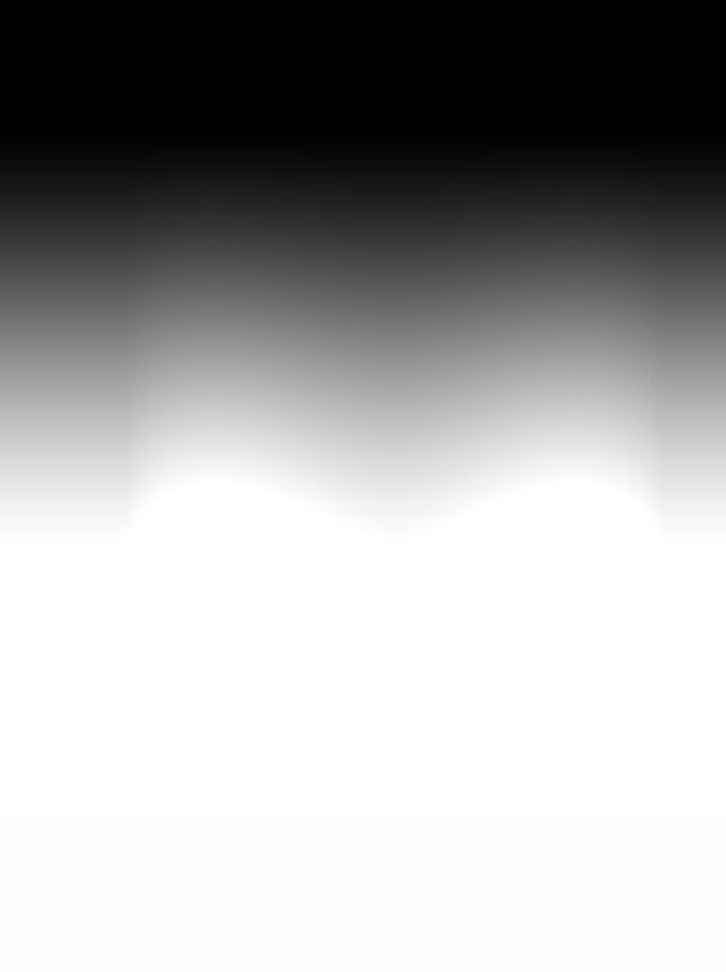
#> input picture dataset/gradients.jpg, 726 x 972 px, shrunk from 1000 x 1338 before the run
$ jupyter execute '013 - image_Thresholding_AdaptiveThresholding.ipynb'
#> lines starting #> are read from the running program, lines starting #| are printed output that depends on the picture; after the words box and inside, x2 and y2 are one past the last pixel; in counts of white or black regions, pixels touching at a corner belong together
[cell 1]
import cv2
import numpy as np
import os
os.chdir(r"C:\Users\aliay\OneDrive\Desktop\py_test\computer vision\dataset")

<B>Global thershold</B>

A global threshold is a fixed threshold value that is applied uniformly to all pixels in an image to separate the image into two regions: foreground and background. The idea is to classify each pixel as part of the object of interest (foreground) or the surrounding area (background) based on its intensity value.

Here's a simple explanation of how global thresholding works:

Threshold Selection: A single threshold value is chosen to divide the pixel intensity values into two categories. Pixels with intensity values below the threshold are considered part of the background, while pixels with intensity values above the threshold are considered part of the foreground.

Binary Image Creation: After determining the threshold, a binary image is generated. In the binary image, pixels assigned to the foreground are typically represented by white, and those assigned to the background are represented by black. The result is a binary image that highlights the object of interest based on the chosen threshold.

The effectiveness of global thresholding depends on the characteristics of the image. If the image has uniform lighting conditions, a distinct contrast between the object and the background, and minimal noise, global thresholding can be a straightforward and effective segmentation technique.

However, as mentioned earlier, global thresholding may not perform well in the presence of varying illumination, uneven backgrounds, noise, or when objects have different sizes and shapes. In such cases, more sophisticated thresholding methods, such as adaptive thresholding or histogram-based methods like Otsu's method, may be employed to account for local variations and optimize the threshold selection for each region of the image.

[cell 2]
img = cv2.imread("gradients.jpg")
#> img is the input picture: shape (972, 726, 3); min 0, max 255, mean 168.6
# (image,threshold,max_value,)
_, th = cv2.threshold(img,55,255,cv2.THRESH_BINARY)   # lower than 55 >>> zero otherwise >> 255
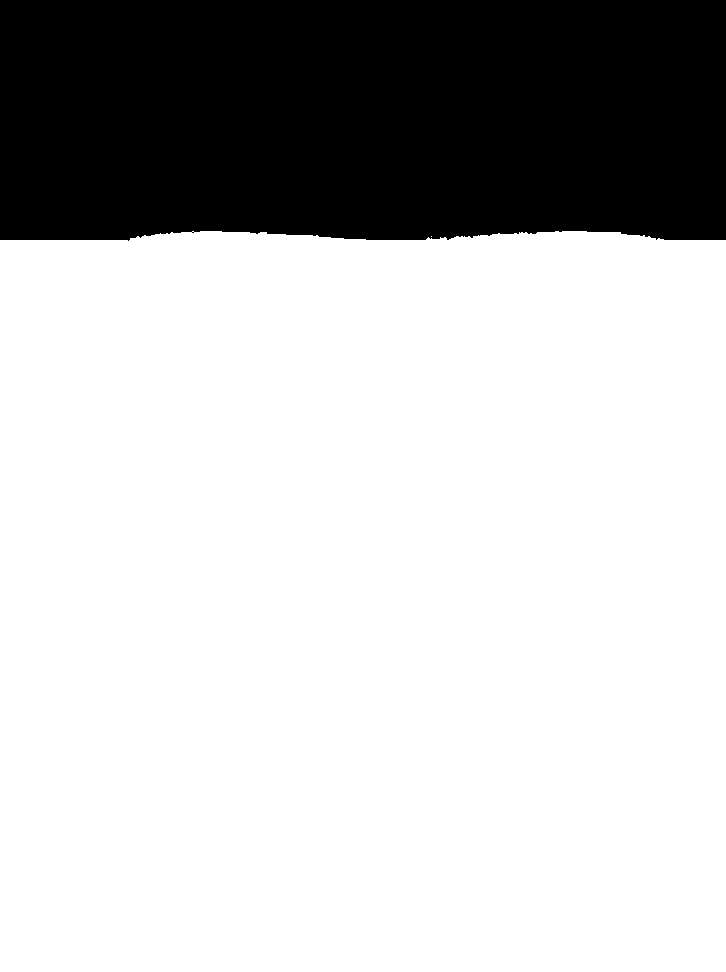
#> th: shape (972, 726, 3); 75.7% white; 1 black region, box (x1, y1, x2, y2) and area: (0, 0, 726, 241) 171573
_, th2 = cv2.threshold(img,200,255,cv2.THRESH_BINARY_INV)   #lower 200 >> white otherwsie >> 0
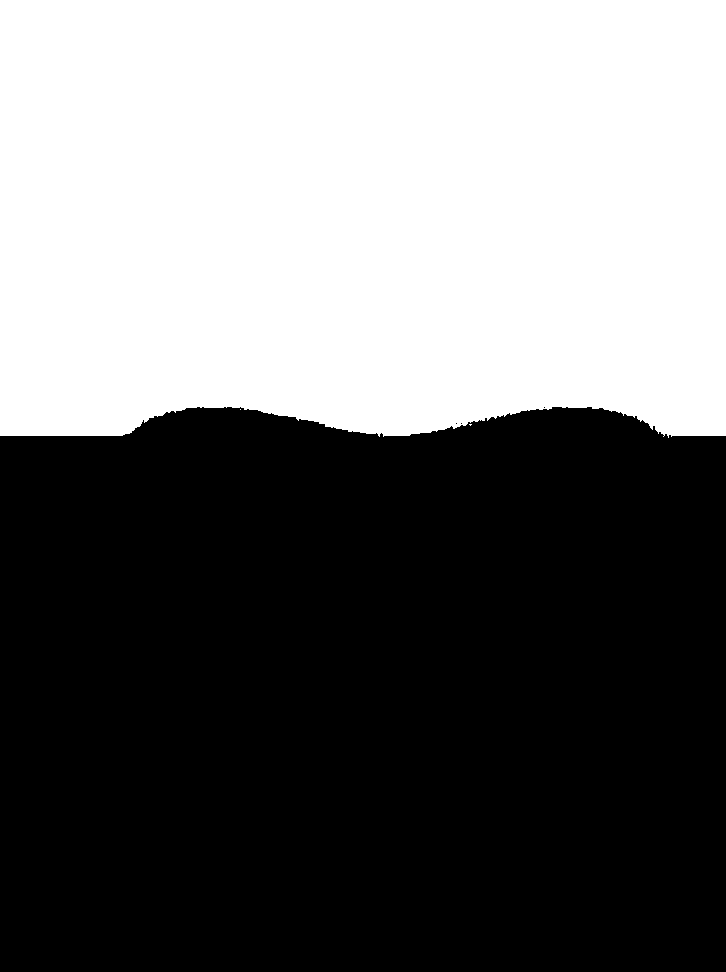
#> th2: shape (972, 726, 3); 43.6% white; 3 white regions (2 under 20 px), largest, box (x1, y1, x2, y2) and area: (0, 0, 726, 438) 307410
_, th3 = cv2.threshold(img,150,255,cv2.THRESH_TRUNC)     #lower 150 as it is  ,, otherwise >> 150
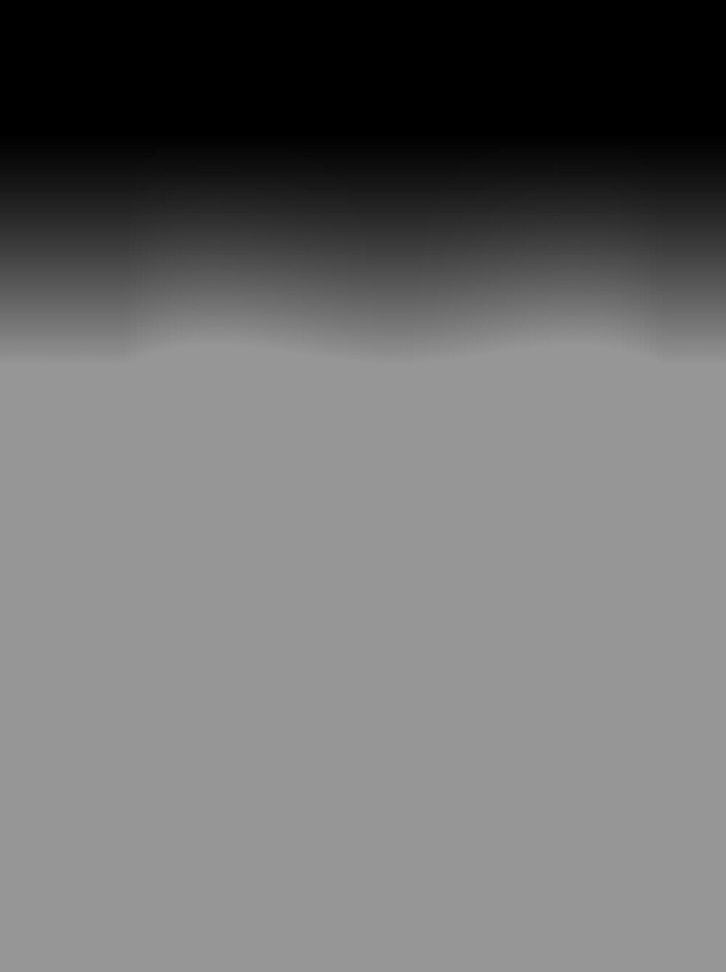
#> th3: shape (972, 726, 3); min 0, max 150, mean 110.1
_, th4 = cv2.threshold(img,127,255,cv2.THRESH_TOZERO)    #lowre 127 >>> zero otherwise >> as it is
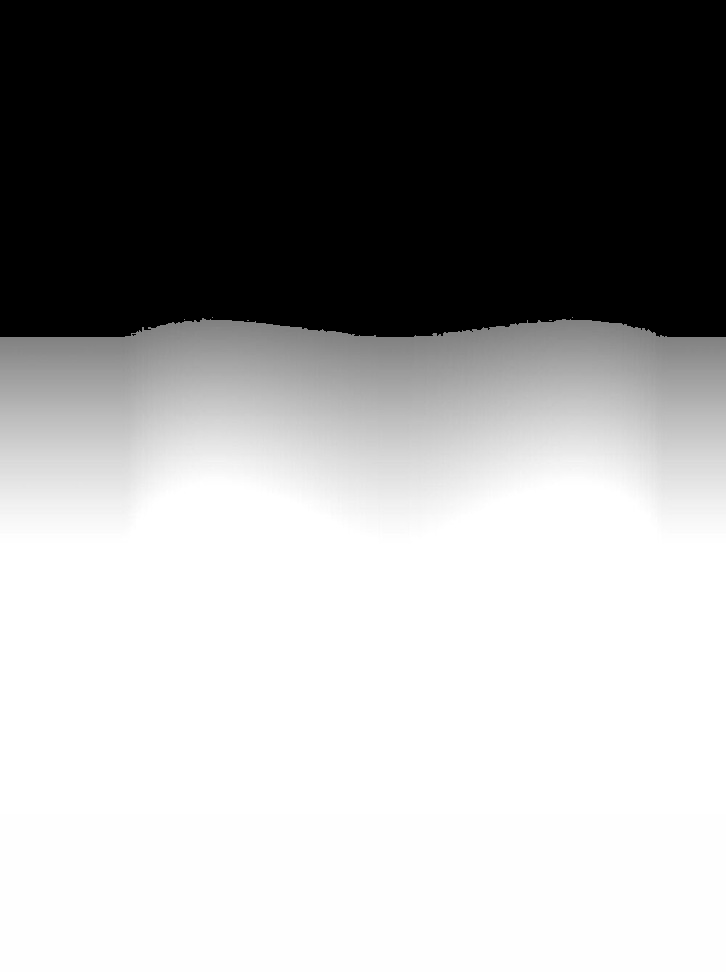
#> th4: shape (972, 726, 3); min 0, max 255, mean 157.3
_, th5 = cv2.threshold(img,127,255,cv2.THRESH_TOZERO_INV)   #lowre 127 as it is  otherwise >> zero
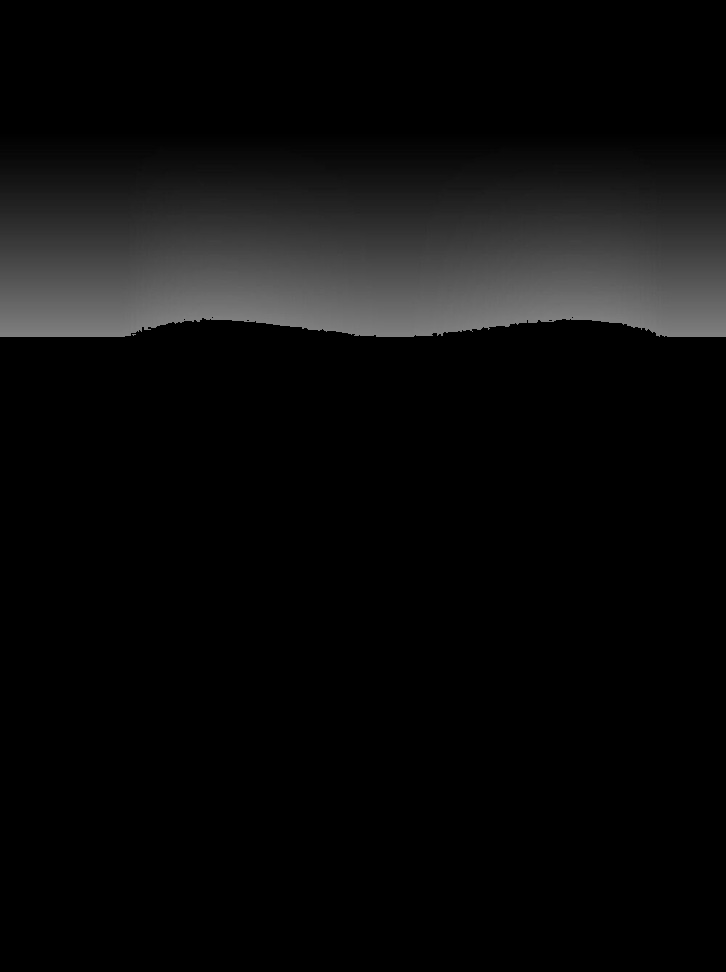
#> th5: shape (972, 726, 3); min 0, max 127, mean 11.4


cv2.imshow("image",img)
cv2.imshow("th1",th)
# [4 lines of commented-out code are left out]

cv2.waitKey(0)
cv2.destroyAllWindows()

<B>In situations with varying illumination and noise in images, using adaptive thresholding methods can be more effective than a fixed global threshold. Adaptive thresholding adjusts the threshold value locally based on the characteristics of small neighborhoods within the image. This helps in handling variations in illumination and mitigating the impact of noise. Here are a few adaptive thresholding methods you can consider:</B>

1 - Mean Adaptive Thresholding:
Calculate the local mean in a neighborhood around each pixel.
Set the threshold for each pixel based on its local mean.
This method works well when there is a relatively uniform background.

2 - Gaussian Adaptive Thresholding:
Similar to mean adaptive thresholding, but instead of using the mean, calculate the local Gaussian-weighted mean in the neighborhood.
It can provide better results in the presence of noise.

3 - Median Adaptive Thresholding:
Calculate the local median in a neighborhood around each pixel.
Set the threshold for each pixel based on its local median.
This method is less sensitive to outliers and works well in the presence of salt-and-pepper noise.

4 - Otsu's Method:
Otsu's method is a global thresholding technique, but it is histogram-based and automatically determines an optimal threshold that minimizes the intra-class variance.
It can be applied globally or locally, making it suitable for a variety of scenarios.

5 - Morphological Methods:
Combine adaptive thresholding with morphological operations (such as erosion and dilation) to further refine the segmentation, especially in the presence of noise.

When choosing a method, consider the specific characteristics of your images, such as the degree of illumination variation and the type of noise present. It may also be beneficial to experiment with different algorithms and parameters to find the approach that works best for your particular application.

[cell 3]
img = cv2.imread("sudoko.jpeg",0)
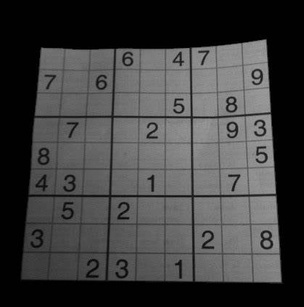
#> input picture dataset/sudoko.jpeg, 304 x 307 px, shrunk from 419 x 423 before the run
#> img is the input picture: shape (307, 304); min 0, max 162, mean 63.2

_, th = cv2.threshold(img,127,255,cv2.THRESH_BINARY)   # lower than 127 >>> zero otherwise >> 255
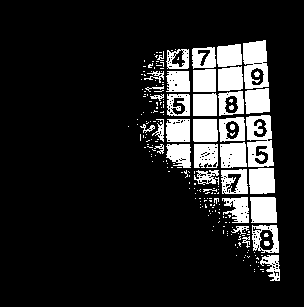
#> th: shape (307, 304); 14.6% white; 211 white regions (172 under 20 px), largest, box (x1, y1, x2, y2) and area: (246, 115, 274, 167) 977, (243, 40, 269, 89) 921, (250, 197, 277, 223) 660
th2 = cv2.adaptiveThreshold(img, 255, cv2.ADAPTIVE_THRESH_MEAN_C, cv2.THRESH_BINARY, 71, 2)
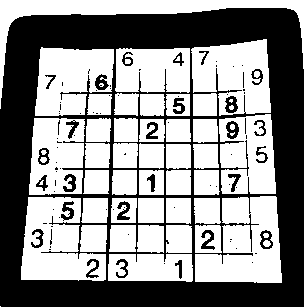
#> th2: shape (307, 304); 56.5% white; 90 black regions (63 under 20 px), largest, box (x1, y1, x2, y2) and area: (0, 8, 304, 307) 37724, (117, 201, 130, 220) 144, (226, 121, 239, 139) 142
th3 = cv2.adaptiveThreshold(img, 255, cv2.ADAPTIVE_THRESH_GAUSSIAN_C, cv2.THRESH_BINARY, 71, 2)
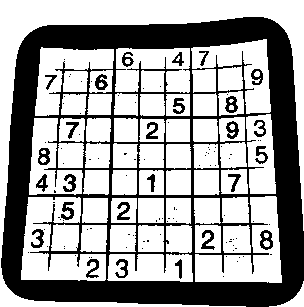
#> th3: shape (307, 304); 63.4% white; 115 black regions (88 under 20 px), largest, box (x1, y1, x2, y2) and area: (1, 17, 304, 307) 31198, (260, 230, 273, 250) 149, (61, 202, 74, 220) 135


cv2.imshow("image",img)
cv2.imshow("th1",th)
cv2.imshow("ADAPTIVE_THRESH_MEAN_C",th2)
cv2.imshow("ADAPTIVE_THRESH_GAUSSIAN_C",th3)

cv2.waitKey(0)
cv2.destroyAllWindows()
